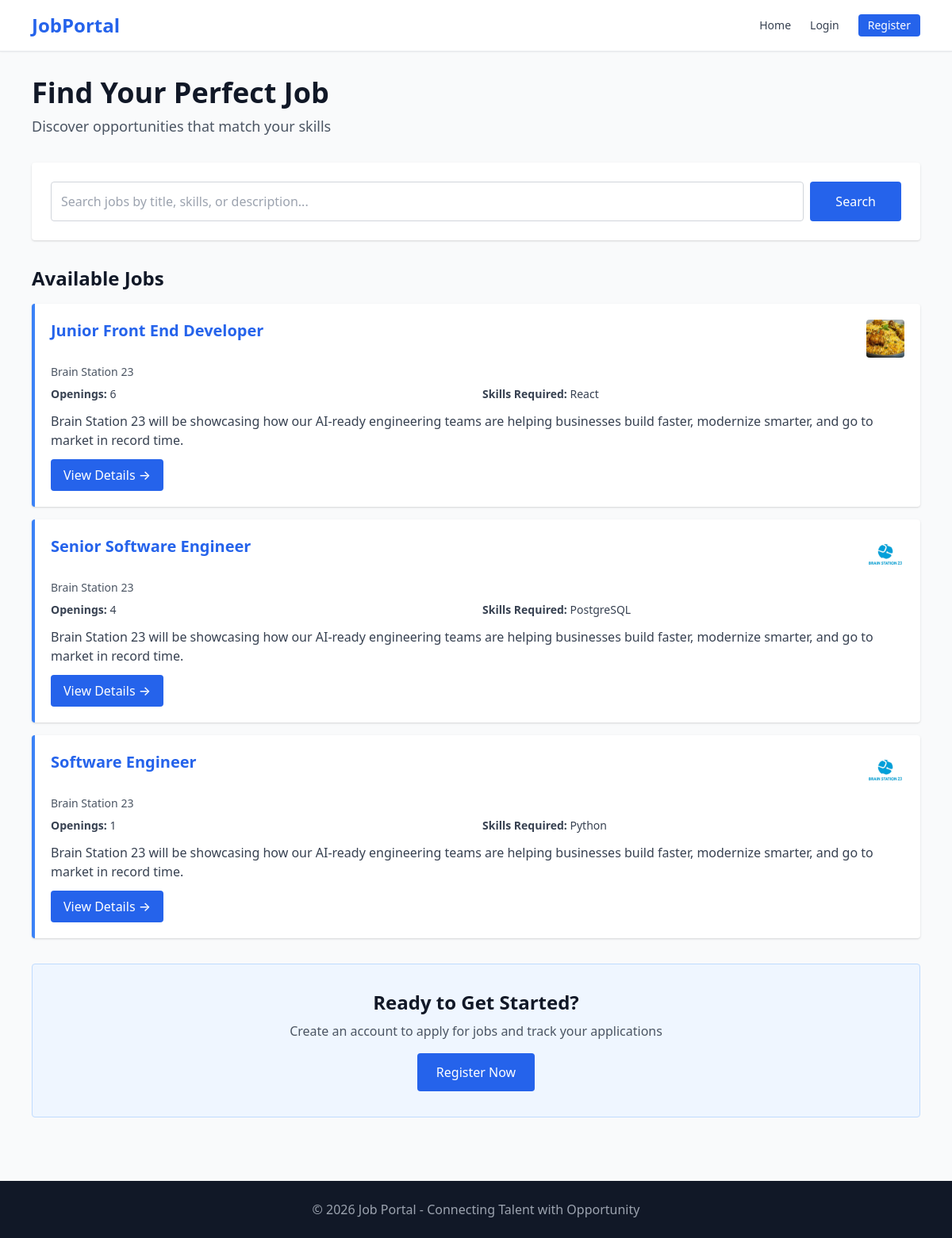
Before: / with the older database file.
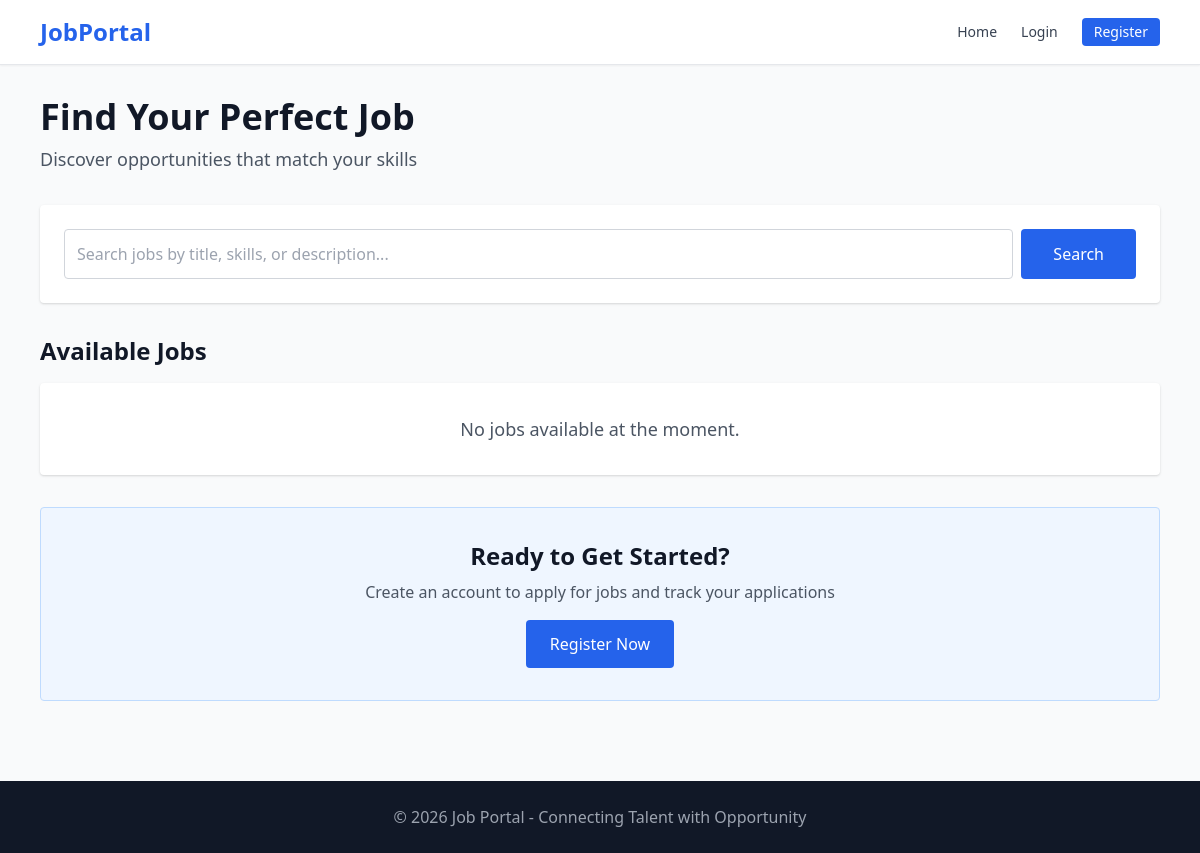
After: the same page with the newer database file.
### jobs/models.py (models this page shows)
class Job(models.Model):
    recruiter=models.ForeignKey(User,on_delete=models.CASCADE)
    title=models.CharField(max_length=200)
    description=models.TextField()
    skills=models.TextField()
    openings=models.IntegerField()
    company_logo=models.ImageField(upload_to='company_logos/', null=True, blank=True)
    created_at=models.DateTimeField(auto_now_add=True)
    class Meta:
        ordering=['-created_at']

### accounts/models.py (models this page shows)
class RecruiterProfile(models.Model):
    user=models.OneToOneField(User,on_delete=models.CASCADE)
    company_name=models.CharField(max_length=200)
    company_description=models.TextField()

### dashboard/views.py (the view, shortened to what this page needs)
# urls.py: path('', home, name='home'),
def home(request):
    q = request.GET.get('q', '').strip()
    jobs = Job.objects.all()
    matched_jobs = []
    show_skill_match = False
    if q:
        jobs = jobs.filter(title__icontains=q) | jobs.filter(skills__icontains=q) | jobs.filter(description__icontains=q)
    return render(request, 'home.html', {
        'jobs': jobs,
        'matched_jobs': matched_jobs,
        'query': q,
        'show_skill_match': show_skill_match
    })

### templates/home.html (shortened to what this page needs)
{% extends "base.html" %}
{% block content %}
<div class="mb-8">
  <h1 class="text-4xl font-bold text-gray-900 mb-2">Find Your Perfect Job</h1>
  <p class="text-gray-600 text-lg">Discover opportunities that match your skills</p>
</div>
<div class="bg-white p-6 rounded shadow mb-8">
  <form method="get" class="flex gap-2">
    <input type="text" name="q" placeholder="Search jobs by title, skills, or description..." class="flex-1 border border-gray-300 p-3 rounded focus:outline-none focus:border-blue-500 focus:ring-1 focus:ring-blue-500" value="{{ query }}"/>
    <button type="submit" class="bg-blue-600 text-white px-8 py-3 rounded hover:bg-blue-700 font-medium">Search</button>
  </form>
</div>
<div class="mb-6">
  <h2 class="text-2xl font-bold text-gray-900 mb-4">Available Jobs</h2>
  <div class="space-y-4">
    {% for job in jobs %}
      <div class="bg-white p-5 rounded shadow hover:shadow-lg transition border-l-4 border-blue-500">
        <div class="flex justify-between items-start mb-2">
          <h3 class="text-xl font-bold text-blue-600">{{ job.title }}</h3>
          {% if job.company_logo %}
            <img src="{{ job.company_logo.url }}" alt="Company Logo" class="h-12 w-12 object-cover rounded">
          {% endif %}
        </div>
        <p class="text-sm text-gray-600 mb-2 font-medium">
          {% if job.recruiter.recruiterprofile %}
            {{ job.recruiter.recruiterprofile.company_name }}
          {% else %}
            Company
          {% endif %}
        </p>
        <div class="grid grid-cols-2 gap-3 mb-3 text-sm">
          <p class="text-gray-700"><strong>Openings:</strong> {{ job.openings }}</p>
          <p class="text-gray-700"><strong>Skills Required:</strong> {{ job.skills }}</p>
        </div>
        <p class="text-gray-700 mb-3">{{ job.description|truncatechars:200 }}</p>
        <a href="{% url 'job_detail' job.id %}" class="inline-block bg-blue-600 text-white px-4 py-2 rounded hover:bg-blue-700 font-medium">
          View Details →
        </a>
      </div>
    {% empty %}
      <div class="bg-white p-8 rounded shadow text-center">
        <p class="text-gray-600 text-lg">
          {% if query %}
            No jobs found matching "{{ query }}". Try a different search.
          {% else %}
            No jobs available at the moment.
          {% endif %}
        </p>
      </div>
    {% endfor %}
  </div>
</div>
{% if not user.is_authenticated %}
  <div class="bg-blue-50 border border-blue-200 p-8 rounded text-center mt-8">
    <h3 class="text-2xl font-bold text-gray-900 mb-2">Ready to Get Started?</h3>
    <p class="text-gray-600 mb-4">Create an account to apply for jobs and track your applications</p>
    <a href="{% url 'register' %}" class="inline-block bg-blue-600 text-white px-6 py-3 rounded hover:bg-blue-700 font-medium">
      Register Now
    </a>
  </div>
{% endif %}
{% endblock %}

### templates/base.html (shortened to what this page needs)
<!doctype html>
<html>
  <head>
    <link href="https://cdn.jsdelivr.net/npm/tailwindcss@2.2.19/dist/tailwind.min.css" rel="stylesheet">
  </head>
  <body class="bg-gray-50 text-gray-900">
    <nav class="bg-white shadow-sm border-b">
      <div class="max-w-6xl mx-auto px-4 py-4 flex justify-between items-center">
        <a href="/" class="text-2xl font-bold text-blue-600">JobPortal</a>
        <div class="flex items-center space-x-6 text-sm">
          {% if user.is_authenticated %}
            <a href="{% url 'dashboard' %}" class="text-gray-700 hover:text-blue-600 font-medium">Dashboard</a>
            <a href="/accounts/profile/" class="text-gray-700 hover:text-blue-600 font-medium">{{ user.first_name|default:user.username }}</a>
            <a href="{% url 'logout' %}" class="bg-red-500 text-white px-3 py-1 rounded hover:bg-red-600">Logout</a>
          {% else %}
            <a href="/" class="text-gray-700 hover:text-blue-600 font-medium">Home</a>
            <a href="/accounts/login/" class="text-gray-700 hover:text-blue-600 font-medium">Login</a>
            <a href="/accounts/register/" class="bg-blue-600 text-white px-3 py-1 rounded hover:bg-blue-700">Register</a>
          {% endif %}
        </div>
      </div>
    </nav>
    <main class="max-w-6xl mx-auto px-4 py-8">
      {% block content %}{% endblock %}
    </main>
    <footer class="bg-gray-900 text-gray-400 text-center py-6 mt-12">
      <p>&copy; 2026 Job Portal - Connecting Talent with Opportunity</p>
    </footer>
  </body>
</html>

Changed rows visible on the page:
removed Job: title "Junior Front End Developer", company_logo (picture), recruiter.recruiterprofile.company_name "Brain Station 23", openings "6", skills "React", description "Brain Station 23 will be showcasing how our AI-ready engineering teams are helping businesses build faster, modernize smarter, and go to market in record time."
removed Job: title "Senior Software Engineer", company_logo (picture), recruiter.recruiterprofile.company_name "Brain Station 23", openings "4", skills "PostgreSQL", description "Brain Station 23 will be showcasing how our AI-ready engineering teams are helping businesses build faster, modernize smarter, and go to market in record time."
removed Job: title "Software Engineer", company_logo (picture), recruiter.recruiterprofile.company_name "Brain Station 23", openings "1", skills "Python", description "Brain Station 23 will be showcasing how our AI-ready engineering teams are helping businesses build faster, modernize smarter, and go to market in record time."
Other visible differences:
text now shown: "No jobs available at the moment."
